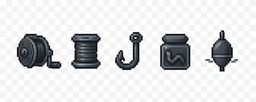
#> input picture icon-forge/source/equipment_slot_hints_imagegen.png, 256 x 102 px, shrunk from 1983 x 793 before the run
$ python equipment_slot_hints.py source/equipment_slot_hints_imagegen.png
#> lines starting #> are read from the running program, lines starting #| are printed output that depends on the picture; after the words box and inside, x2 and y2 are one past the last pixel; in counts of white or black regions, pixels touching at a corner belong together
#!/usr/bin/env python3
"""ImageGen 원본에서 장비 장착 슬롯용 실루엣 5종을 추출하고 RP에 설치한다.

생성 원본은 투명 배경을 요청했지만 ImageGen이 바둑판을 실제 픽셀로 굽는 경우가
있으므로, 밝은 무채색 바탕을 제거한 뒤 각 아이콘을 32x32 투명 텍스처로 정리한다.
"""

from __future__ import annotations

import json
import sys
from pathlib import Path

from PIL import Image


HERE = Path(__file__).resolve().parent
SOURCE = HERE / "source" / "equipment_slot_hints_imagegen.png"
OUT = HERE / "out" / "equipment_slot_hints"
RP = Path("/Users/user/Downloads/barkan-resourcepack")

SLOTS = (
    ("reel", "릴"),
    ("line", "줄"),
    ("hook", "바늘"),
    ("bait", "미끼"),
    ("bobber", "찌"),
)


def dark_pixel(rgb: tuple[int, int, int]) -> bool:
    r, g, b = rgb
    mean = (r + g + b) / 3
    chroma = max(rgb) - min(rgb)
    # ImageGen의 바둑판은 밝고 거의 무채색이다. 아이콘의 밝은 강철 하이라이트
    # 는 225 아래라 유지되고, 바깥의 흰/회색 칸은 제거된다.
    return mean < 225 or chroma > 24


def find_bbox(image: Image.Image, x0: int, x1: int) -> tuple[int, int, int, int]:
    rgb = image.convert("RGB")
    points = [
        (x, y)
        for y in range(rgb.height)
        for x in range(x0, x1)
        if dark_pixel(rgb.getpixel((x, y)))
    ]
    if not points:
        raise RuntimeError(f"실루엣을 찾지 못했습니다: x={x0}..{x1}")
    xs, ys = zip(*points)
    return min(xs), min(ys), max(xs) + 1, max(ys) + 1


def make_icon(image: Image.Image, bbox: tuple[int, int, int, int]) -> Image.Image:
    crop = image.crop(bbox).convert("RGBA")
    px = crop.load()
    for y in range(crop.height):
        for x in range(crop.width):
            r, g, b, _ = px[x, y]
            px[x, y] = (r, g, b, 0 if not dark_pixel((r, g, b)) else 255)

    # 슬롯 안에서 장착된 아이콘보다 한 단계 물러난 안내 실루엣 크기.
    max_side = 26
    scale = min(max_side / crop.width, max_side / crop.height)
    size = (max(1, round(crop.width * scale)), max(1, round(crop.height * scale)))
    crop = crop.resize(size, Image.Resampling.LANCZOS)
    # 가장자리의 잔여 반투명 바탕 픽셀을 제거한다.
    alpha = crop.getchannel("A")
    alpha = alpha.point(lambda a: 0 if a < 80 else 255)
    # ImageGen은 미세한 그라데이션을 많이 넣으므로, 슬롯에서 픽셀 램프가
    # 뭉개지지 않도록 12색 안쪽의 차분한 재질 팔레트로 줄인다.
    rgb = crop.convert("RGB").quantize(
        colors=12, method=Image.Quantize.MEDIANCUT, dither=Image.Dither.NONE
    ).convert("RGB")
    crop = Image.merge("RGBA", (*rgb.split(), alpha))

    out = Image.new("RGBA", (32, 32), (0, 0, 0, 0))
    out.alpha_composite(crop, ((32 - crop.width) // 2, (32 - crop.height) // 2))
    return out


def write_json(path: Path, payload: dict) -> None:
    path.write_text(json.dumps(payload, ensure_ascii=False, separators=(",", ": ")) + "\n")


def main(install: bool = False) -> None:
#> called with install = False
    if not SOURCE.exists():
        raise SystemExit(f"원본이 없습니다: {SOURCE}")

    image = Image.open(SOURCE).convert("RGBA")
    # 생성 결과의 실제 아이콘 열 위치를 자동으로 읽는다. 칸 사이 간격이 바뀌어도
    # 밝은 바탕으로부터 안정적으로 분리할 수 있다.
    columns = []
    active = []
    for x in range(image.width):
        has_dark = any(dark_pixel(image.getpixel((x, y))[:3]) for y in range(image.height))
        if has_dark:
            active.append(x)
        elif active:
            columns.append((active[0], active[-1] + 1))
            active = []
#> this loop made 256 passes
#> has_dark on pass 1: False
    if active:
        columns.append((active[0], active[-1] + 1))
    if len(columns) != len(SLOTS):
        raise SystemExit(f"실루엣 열 수가 예상과 다릅니다: {columns}")

    OUT.mkdir(parents=True, exist_ok=True)
    texture_dir = RP / "assets/minecraft/textures/item/barkan_icon"
    model_dir = RP / "assets/barkan/models/barkan_icon"
    item_dir = RP / "assets/barkan/items/barkan_icon"
    if install:
        for path in (texture_dir, model_dir, item_dir):
            path.mkdir(parents=True, exist_ok=True)

    for (slot_id, _label), (x0, x1) in zip(SLOTS, columns):
        icon = make_icon(image, find_bbox(image, x0, x1))
        output = OUT / f"equip_hint_{slot_id}.png"
        icon.save(output)
        if not install:
            continue
        icon.save(texture_dir / output.name)
        model_id = f"equip_hint_{slot_id}"
        write_json(model_dir / f"{model_id}.json", {
            "parent": "minecraft:item/generated",
            "textures": {"layer0": f"minecraft:item/barkan_icon/{model_id}"},
        })
        write_json(item_dir / f"{model_id}.json", {
            "model": {"type": "minecraft:model", "model": f"barkan:barkan_icon/{model_id}"},
        })
        print(f"✓ {model_id} → {texture_dir / output.name}")
#> this loop made 5 passes
#> (slot_id, _label, x0, x1) on passes 1 to 5: ('reel', '릴', 16, 62), ('line', '줄', 71, 101), ('hook', '바늘', 115, 143), ('bait', '미끼', 160, 191), ('bobber', '찌', 205, 238)
#> pass 1, in make_icon, `crop = image.crop(bbox).convert("RGBA")`:
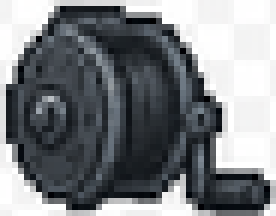
#> crop: PIL image 46x36 RGBA (shown 6 times larger); mean R, G, B, A 124.1, 127.5, 131.1, 255
#> pass 1, in make_icon, `crop = crop.resize(size, Image.Resampling.LANCZOS)`:
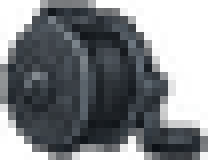
#> crop: PIL image 26x20 RGBA (shown 8 times larger); mean R, G, B, A 64.4, 68.3, 72, 171.7; transparent parts drawn white
#> pass 1, in make_icon, `alpha = crop.getchannel("A")`:
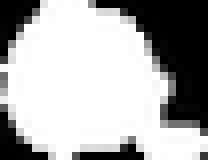
#> alpha: PIL image 26x20 L (shown 8 times larger); min 0, max 255, mean 171.7
#> pass 1, in make_icon, `alpha = alpha.point(lambda a: 0 if a < 80 else 255)`:
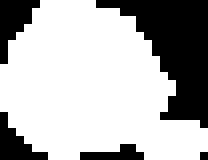
#> alpha: PIL image 26x20 L (shown 8 times larger); 70% white; 5 black regions (3 under 20 px), largest, box (x1, y1, x2, y2) and area: (12, 0, 26, 16) 107, (0, 0, 5, 8) 21
#> after the loop:
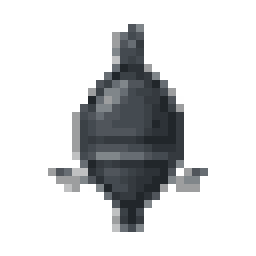
#> icon: PIL image 32x32 RGBA (shown 8 times larger); mean R, G, B, A 20.2, 21.4, 22.5, 62.3; transparent parts drawn white


if __name__ == "__main__":
    main(install="--install" in sys.argv)
